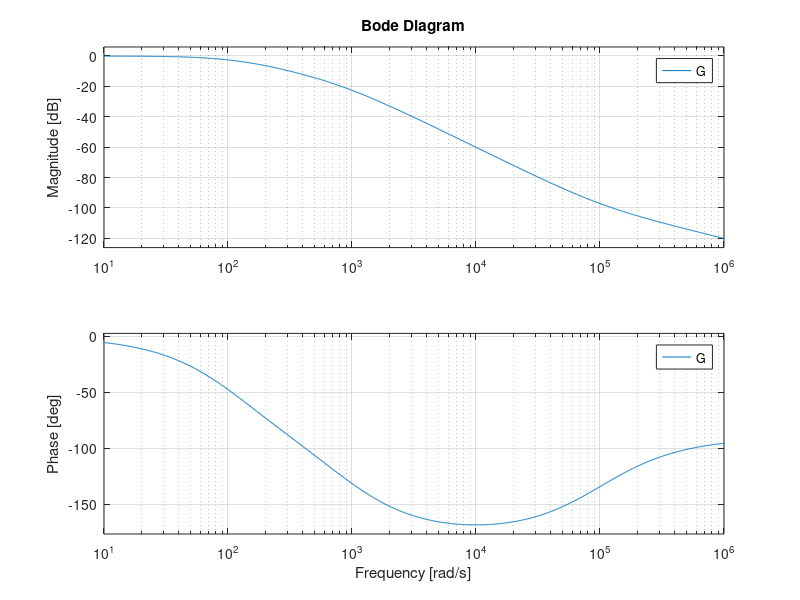

Recreate this plot in MATLAB. (Note: this script raises an error after producing the figure.)
Rl = 1;
Rc = 1;
L = 100e-2;
C = 1e-5;
Rp = 100;

b1 = Rc*C;
b0 = 1;

a2 = L*(Rc*C/Rp + C);
a1 = (Rc*C + Rc*C/Rp + L/Rp);
a0 = Rl/Rp + 1;

G = tf([b1 b0], [a2 a1 a0]);
t = 0:0.01:1000;

bode(G)

%%
u = abs(sin(314*t));
y = lsim(G1, u, t);
hold on
plot(t, y)
plot(t, u)
